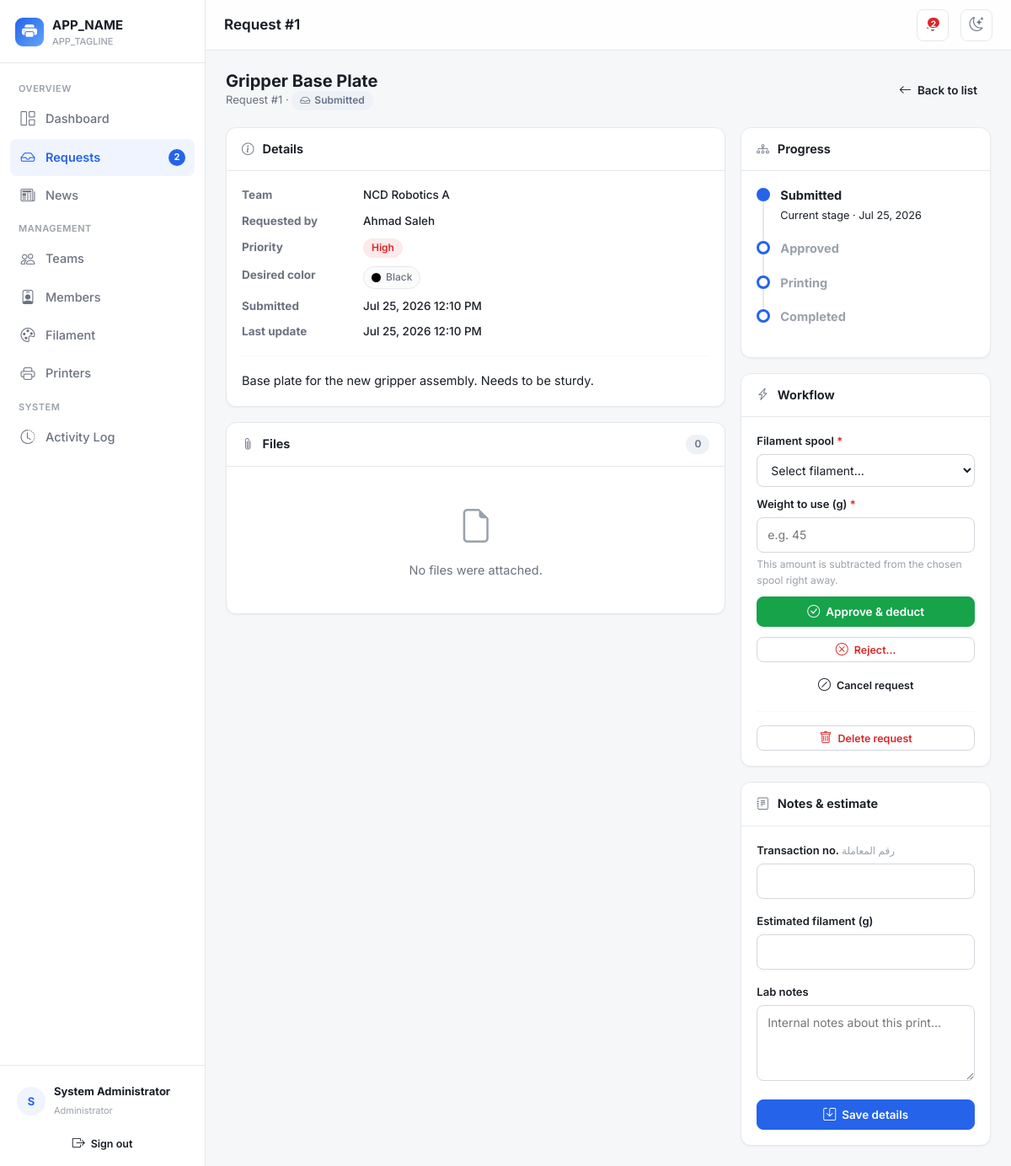
Screenshot of /requests/show/1 (signed in) with the database file from the repository.
### tables this page shows
CREATE TABLE `printers` (
    `id`               INT UNSIGNED NOT NULL AUTO_INCREMENT,
    `name`             VARCHAR(80) NOT NULL,
    `status`           ENUM('Idle','Busy') NOT NULL DEFAULT 'Idle',
    `current_project`  VARCHAR(160) DEFAULT NULL,
    `current_team`     VARCHAR(120) DEFAULT NULL,
    `current_operator` VARCHAR(120) DEFAULT NULL,
    `updated_at`       DATETIME NOT NULL DEFAULT CURRENT_TIMESTAMP ON UPDATE CURRENT_TIMESTAMP,
    PRIMARY KEY (`id`)
);

CREATE TABLE `requests` (
    `id`               INT UNSIGNED NOT NULL AUTO_INCREMENT,
    `user_id`          INT UNSIGNED DEFAULT NULL,
    `team_id`          INT UNSIGNED DEFAULT NULL,
    `project_name`     VARCHAR(160) NOT NULL,
    `description`      TEXT DEFAULT NULL,
    `priority`         ENUM('Low','Medium','High') NOT NULL DEFAULT 'Medium',
    `color`            VARCHAR(80) DEFAULT NULL,
    `transaction_no`   VARCHAR(100) DEFAULT NULL,
    `status`           ENUM('Submitted','Approved','Printing','Completed','Rejected','Cancelled') NOT NULL DEFAULT 'Submitted',
    `image_path`       VARCHAR(255) DEFAULT NULL,
    `estimated_weight` DECIMAL(8,1) DEFAULT NULL,
    `actual_weight`    DECIMAL(8,1) DEFAULT NULL,
    `admin_notes`      TEXT DEFAULT NULL,
    `printer_id`       INT UNSIGNED DEFAULT NULL,
    `filament_id`      INT UNSIGNED DEFAULT NULL,
    `filament_deducted` TINYINT(1) NOT NULL DEFAULT 0,
    `created_at`       DATETIME NOT NULL DEFAULT CURRENT_TIMESTAMP,
    `updated_at`       DATETIME NOT NULL DEFAULT CURRENT_TIMESTAMP ON UPDATE CURRENT_TIMESTAMP,
    PRIMARY KEY (`id`),
    KEY `idx_req_user`   (`user_id`),
    KEY `idx_req_team`   (`team_id`),
    KEY `idx_req_status` (`status`),
    KEY `idx_req_printer`(`printer_id`),
    KEY `idx_req_fil`    (`filament_id`),
    CONSTRAINT `fk_req_user`    FOREIGN KEY (`user_id`)    REFERENCES `users`(`id`)    ON DELETE SET NULL,
    CONSTRAINT `fk_req_team`    FOREIGN KEY (`team_id`)    REFERENCES `teams`(`id`)    ON DELETE SET NULL,
    CONSTRAINT `fk_req_printer` FOREIGN KEY (`printer_id`) REFERENCES `printers`(`id`) ON DELETE SET NULL,
    CONSTRAINT `fk_req_fil`     FOREIGN KEY (`filament_id`)REFERENCES `filament`(`id`) ON DELETE SET NULL
);

CREATE TABLE `teams` (
    `id`          INT UNSIGNED NOT NULL AUTO_INCREMENT,
    `name`        VARCHAR(120) NOT NULL,
    `competition` VARCHAR(160) DEFAULT NULL,
    `supervisor`  VARCHAR(120) DEFAULT NULL,
    `created_at`  DATETIME NOT NULL DEFAULT CURRENT_TIMESTAMP,
    PRIMARY KEY (`id`)
);

CREATE TABLE `users` (
    `id`         INT UNSIGNED NOT NULL AUTO_INCREMENT,
    `name`       VARCHAR(120) NOT NULL,
    `email`      VARCHAR(160) NOT NULL,
    `password`   VARCHAR(255) NOT NULL,
    `role`       ENUM('admin','member') NOT NULL DEFAULT 'member',
    `team_id`    INT UNSIGNED DEFAULT NULL,
    `is_active`  TINYINT(1) NOT NULL DEFAULT 1,
    `created_at` DATETIME NOT NULL DEFAULT CURRENT_TIMESTAMP,
    PRIMARY KEY (`id`),
    UNIQUE KEY `uq_users_email` (`email`),
    KEY `idx_users_team` (`team_id`),
    CONSTRAINT `fk_users_team` FOREIGN KEY (`team_id`) REFERENCES `teams`(`id`) ON DELETE SET NULL
);

### views/requests/show.php (the view, shortened to what the rows shown need)
<?php
$st = $request['status'];
$flow = ['Submitted', 'Approved', 'Printing', 'Completed'];
$currentIndex = array_search($st, $flow, true);
$isTerminalBad = in_array($st, ['Rejected', 'Cancelled'], true);
?>
<div class="page-head">
    <div>
        <h2><?= e($request['project_name']) ?></h2>
        <div class="sub">
            Request #<?= $request['id'] ?> ·
            <span class="badge2 <?= status_class($st) ?>"><i class="bi bi-<?= status_icon($st) ?>"></i> <?= e($st) ?></span>
        </div>
    </div>
</div>
<div class="grid-main">
    <div style="display:flex; flex-direction:column; gap:18px;">
        <div class="card2">
            <div class="card2-body">
                <dl class="kv">
                    <dt>Team</dt><dd><?= e($request['team_name'] ?? '—') ?></dd>
                    <dt>Requested by</dt><dd><?= e($request['requester_name'] ?? '—') ?></dd>
                    <dt>Priority</dt><dd><span class="badge2 <?= priority_class($request['priority']) ?>"><?= e($request['priority']) ?></span></dd>
                    <dt>Desired color</dt>
                    <dd>
                        <?php if (!empty($request['color'])): ?>
                            <span class="pill"><span class="color-dot" style="background: <?= e(strtolower($request['color'])) ?>;"></span> <?= e($request['color']) ?></span>
                        <?php else: ?>—<?php endif; ?>
                    </dd>
                    <dt>Submitted</dt><dd><?= fmt_datetime($request['created_at']) ?></dd>
                    <dt>Last update</dt><dd><?= fmt_datetime($request['updated_at']) ?></dd>
                </dl>
                <?php if (!empty($request['description'])): ?>
                    <hr class="divider">
                    <div style="white-space:pre-wrap; color:var(--text);"><?= e($request['description']) ?></div>
                <?php endif; ?>
            </div>
        </div>
    </div>
    <div style="display:flex; flex-direction:column; gap:18px;">
        <div class="card2">
            <div class="card2-body">
                <?php if ($isTerminalBad): ?>
                    <ul class="timeline">
                        <li><span class="tdot done"></span><strong>Submitted</strong><br><small class="muted"><?= fmt_date($request['created_at']) ?></small></li>
                        <li><span class="tdot done" style="border-color:var(--red); background:var(--red);"></span>
                            <strong><?= e($st) ?></strong><br><small class="muted"><?= fmt_date($request['updated_at']) ?></small></li>
                    </ul>
                <?php else: ?>
                    <ul class="timeline">
                        <?php foreach ($flow as $i => $stage):
                            $done = $currentIndex !== false && $i <= $currentIndex; ?>
                            <li>
                                <span class="tdot <?= $done ? 'done' : '' ?>"></span>
                                <strong style="<?= $done ? '' : 'color:var(--text-faint)' ?>"><?= $stage ?></strong>
                                <?php if ($i === $currentIndex): ?><br><small class="muted">Current stage · <?= fmt_date($request['updated_at']) ?></small><?php endif; ?>
                            </li>
                        <?php endforeach; ?>
                    </ul>
                <?php endif; ?>
            </div>
        </div>
    </div>
</div>

### views/layouts/main.php (shortened to what the rows shown need)
<?php
$pageTitle = $pageTitle ?? APP_NAME;
$user = Auth::user();
$isAdmin = Auth::isAdmin();
$initials = strtoupper(mb_substr($user['name'] ?? '?', 0, 1));
?>
<!doctype html>
<html lang="en">
<head>
    <link href="https://cdn.jsdelivr.net/npm/bootstrap@5.3.3/dist/css/bootstrap.min.css" rel="stylesheet">
    <link href="https://cdn.jsdelivr.net/npm/bootstrap-icons@1.11.3/font/bootstrap-icons.min.css" rel="stylesheet">
    <link href="<?= asset('css/style.css') ?>" rel="stylesheet">
</head>
<body>
<div class="app-shell">
    <aside class="sidebar" id="sidebar">
        <div class="sidebar-foot">
            <div class="user-chip">
                <span class="avatar"><?= e($initials) ?></span>
                <div class="meta">
                    <strong><?= e($user['name'] ?? '') ?></strong>
                    <span><?= $isAdmin ? 'Administrator' : 'Team Member' ?></span>
                </div>
            </div>
        </div>
    </aside>
    <div class="main">
        <header class="topbar">
            <h1><?= e($pageTitle) ?></h1>
        </header>
        <main class="content">
            <?= $content ?>
        </main>
    </div>
</div>
</body>
</html>

### rows the page displays
printers: current_operator "S", current_operator "System Administrator"
requests: project_name "Gripper Base Plate", id "1", status "Submitted", team.name "NCD Robotics A", user.name "Ahmad Saleh", priority "High", color "Black", created_at "Jul 25, 2026 12:10 PM", updated_at "Jul 25, 2026 12:10 PM", description "Base plate for the new gripper assembly. Needs to be sturdy.", stage "Submitted", updated_at "Jul 25, 2026"

### other values shown
APP_NAME "APP_NAME"
APP_TAGLINE "APP_TAGLINE"
$label "Dashboard Requests News Teams Members Filament Printers Activity Log"
$badge "2"
$pageTitle "Request #1"
$badgePending "2"
count($files) "0"
$stage "Approved"
$stage "Printing"
$stage "Completed"
